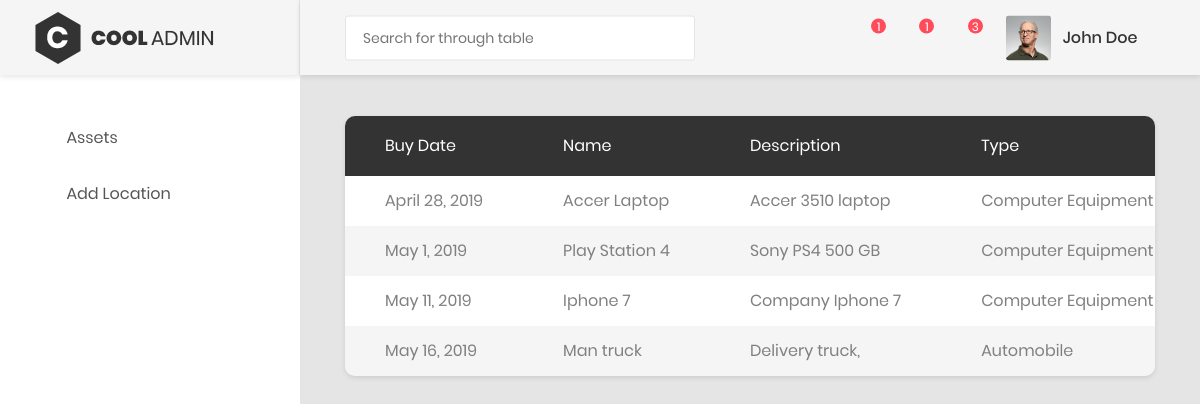
Screenshot of /weblog/assets with the database file from the repository.
### AMS/models.py (models this page shows, shortened)
class Asset(models.Model):
    ASSET_CHOICES = (
            ('Automobile',   'Automobile'),
            ('AV Equipment', 'AV Equipment'),
            ('Computer Equipment',  'Computer Equipment'),
            ('Office Furniture & Stationary', 'Office Furniture & Stationary'),
        )
    STATUS_CHOICES = (
            ('Working', 'Working'),
            ('Disabled', 'Disabled'),
    )
    asset_id= models.AutoField(primary_key=True)
    acquisition_date = models.DateField(default=datetime.date.today)
    asset_name =  models.CharField(max_length=50, blank=True, )
    description = models.TextField(max_length=2000)
    asset_type = models.CharField(choices=ASSET_CHOICES, max_length=30)
    asset_barcode = models.CharField(max_length=30, blank=True, )
    asset_serial_number = models.CharField(max_length=80, blank=True, )
    asset_location = models.ForeignKey("Location", on_delete=models.PROTECT)
    asset_status = models.CharField(choices=STATUS_CHOICES, max_length=10)
    asset_owner = models.CharField(max_length=50)
    asset_department = models.CharField(max_length=50)
    added_date = models.DateField(default=datetime.date.today)
    modified_date = models.DateField(default=datetime.date.today)
    purchase_value = models.DecimalField(max_digits=10, decimal_places=2,default=200.00)
    residual_value = models.DecimalField(max_digits=10, decimal_places=2,default=0.00)
    current_value = models.DecimalField(max_digits=10, decimal_places=2, default=0.00)

### AMS/views.py (the view)
# urls.py: url('assets', main.as_view(), name='main'),
class main(ListView):
    model = Asset
    template_name= 'index.html'
    context_object_name = 'assets'
    paginate_by = 10
    queryset = Asset.objects.all()

### AMS/models.py (called while the page is built)
    def __str__(self):
        return self.adress

### AMS/template/index.html (shortened to what this page needs)
<!DOCTYPE html>
<html lang="en">
<head>
    {% load static %}
    {% load i18n staticfiles %}
    <link href="{% static 'css/font-face.css' %}" rel="stylesheet" media="all">
    <link href="{% static 'vendor/font-awesome-4.7/css/font-awesome.min.css' %}" rel="stylesheet" media="all">
    <link href="{% static 'vendor/font-awesome-5/css/fontawesome-all.min.css'%}" rel="stylesheet" media="all">
    <link href="{% static 'vendor/mdi-font/css/material-design-iconic-font.min.css'%}" rel="stylesheet" media="all">
    <link href="{% static 'vendor/bootstrap-4.1/bootstrap.min.css' %}" rel="stylesheet" media="all">
    <link href="{% static 'vendor/animsition/animsition.min.css'%}" rel="stylesheet" media="all">
    <link href="{% static 'vendor/bootstrap-progressbar/bootstrap-progressbar-3.3.4.min.css'%}" rel="stylesheet" media="all">
    <link href="{% static 'vendor/wow/animate.css'%}" rel="stylesheet" media="all">
    <link href="{% static 'vendor/css-hamburgers/hamburgers.min.css'%}" rel="stylesheet" media="all">
    <link href="{% static 'vendor/slick/slick.css'%}" rel="stylesheet" media="all">
    <link href="{% static 'vendor/select2/select2.min.css'%}" rel="stylesheet" media="all">
    <link href="{% static 'vendor/perfect-scrollbar/perfect-scrollbar.css'%}" rel="stylesheet" media="all">
    <link href="{% static 'vendor/data-tables/datatables.min.css'%}" rel="stylesheet" media="all">
    <link href="{% static 'vendor/data-tables/dataTables.bootstrap4.min.css'%}" rel="stylesheet" media="all">
    <link href="{% static 'css/theme.css'%}" rel="stylesheet" media="all">
</head>
<body class="animsition">
    <div class="page-wrapper">
        <aside class="menu-sidebar d-none d-lg-block">
            <div class="logo">
                <a href="#">
                    <img src="images/icon/logo.png" alt="Cool Admin" />
                </a>
            </div>
            <div class="menu-sidebar__content js-scrollbar1">
                <nav class="navbar-sidebar">
                    <ul class="list-unstyled navbar__list">
                 <li class="has-sub">
                            <a class="js-arrow" href="#">
                                <i class="fas fa-copy"></i>Assets</a>
                 </li>
                         <li>
                            <a href="{% url 'location'%}">
                                <i class="fas fa-map-marker-alt"></i>Add Location</a>
                        </li>
                    </ul>
                </nav>
            </div>
        </aside>
        <div class="page-container">
            <header class="header-desktop">
                <div class="section__content section__content--p30">
                    <div class="container-fluid">
                        <div class="header-wrap">
                                <input class="au-input au-input--xl" type="text" id="txtSearch"  placeholder="Search for through table" />
                            <div class="header-button">
                                <div class="noti-wrap">
                                    <div class="noti__item js-item-menu">
                                        <i class="zmdi zmdi-comment-more"></i>
                                        <span class="quantity">1</span>
                                    </div>
                                    <div class="noti__item js-item-menu">
                                        <i class="zmdi zmdi-email"></i>
                                        <span class="quantity">1</span>
                                    </div>
                                    <div class="noti__item js-item-menu">
                                        <i class="zmdi zmdi-notifications"></i>
                                        <span class="quantity">3</span>
                                    </div>
                                </div>
                                <div class="account-wrap">
                                    <div class="account-item clearfix js-item-menu">
                                        <div class="image">
                                            <img src="images/icon/avatar-01.jpg" alt="John Doe" />
                                        </div>
                                        <div class="content">
                                            <a class="js-acc-btn" href="#">john doe</a>
                                        </div>
                                    </div>
                                </div>
                            </div>
                        </div>
                    </div>
                </div>
            </header>
            <div class="main-content">
                <div class="section__content section__content--p30">
                    <div class="container-fluid">
                        <div class="table-responsive table--no-card m-b-30">
                            <table class="table table-borderless table-striped table-earning">
                        <thead>
                            <tr>
                                <th>Buy date</th>
                                <th>Name</th>
                                <th>Description</th>
                                <th>Type</th>
                            </tr>
                        </thead>
                        <tbody id="searchBody">
                         {% for asset in assets %}
                        <tr>
                            <td>{{ asset.acquisition_date }}</td>
                            <td>{{ asset.asset_name }}</td>
                            <td>{{ asset.description }}</td>
                            <td>{{ asset.asset_type }}</td>
                        </tr>
                        {% endfor %}
                    </tbody>
                    </table>
                        </div>
                                </div>
                            </div>
                        </div>
        </div>
    </div>
</body>
</html>

### rows the page displays
Asset: acquisition_date "April 28, 2019", asset_name "Accer Laptop", description "Accer 3510 laptop", asset_type "Computer Equipment"
Asset: acquisition_date "May 1, 2019", asset_name "Play Station 4", description "Sony PS4 500 GB", asset_type "Computer Equipment"
Asset: acquisition_date "May 11, 2019", asset_name "Iphone 7", description "Company Iphone 7", asset_type "Computer Equipment"
Asset: acquisition_date "May 16, 2019", asset_name "Man truck", description "Delivery truck,", asset_type "Automobile"
